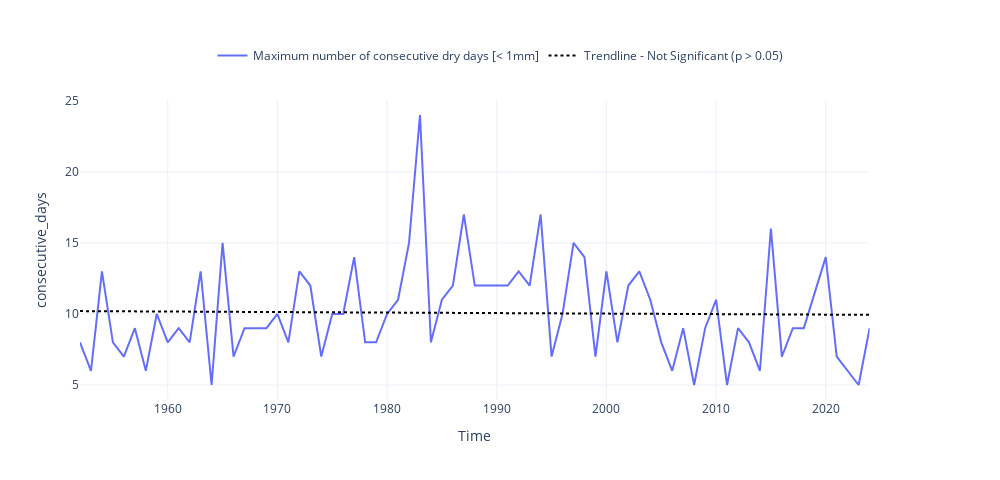

The notebook cell this image was saved under:
### Code cell
plot_timeseries_interactive(dict_plot, trendline = True, figsize = (25, 12));
